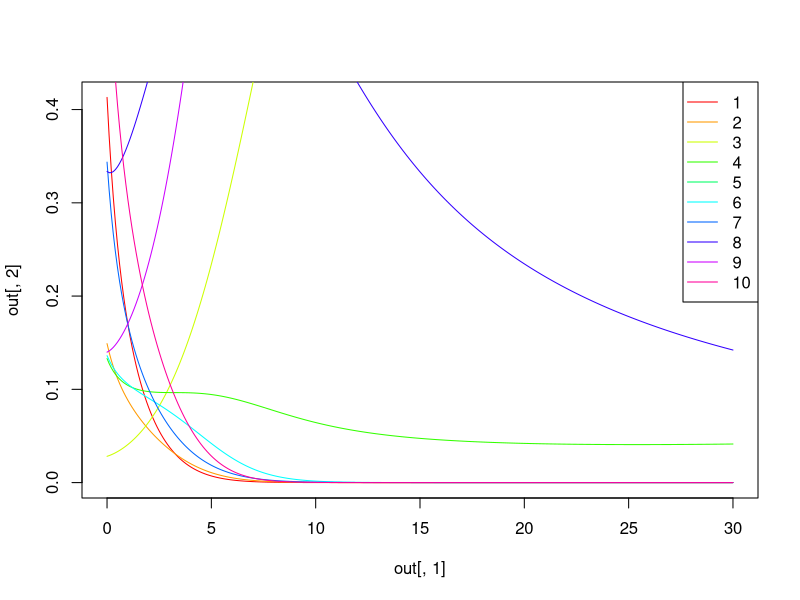

This chart was generated by the following R code:
library(deSolve)

#Generalized Lotka-Volterra
glvmat<-function(t, y, parms){
  N=parms[1,1]  # species number
  b=parms[,2]   # vector of growth rates
  a=parms[,3:ncol(parms)] # interaction matrix
  dydt <- y*(b+a %*% y)
  list(dydt)
}

#Interation score of speciesX and speciesY based on traitMatrix
interationScore <- function(speciesX, speciesY){
  score = 0
  #if any of molecule secreted by Y is usable by X, score += 0.09
  #if the molecule secreted by both Y and X, score -= 0.12
  if (speciesY['MoleSecr1'] == 1) {
    if (speciesX['MoleUsa1'] == 1) {
      score = score + 0.09
    }
    if (speciesX['MoleSecr1'] == 1) {
      score = score -0.12
    }
  }
  if (speciesY['MoleSecr2'] == 1) {
    if (speciesX['MoleUsa2'] == 1) {
      score = score + 0.09
    }
    if (speciesX['MoleSecr2'] == 1) {
      score = score -0.12
    }
  }
  if (speciesY['MoleSecr3'] == 1) {
    if (speciesX['MoleUsa3'] == 1) {
      score = score + 0.09
    }
    if (speciesX['MoleSecr3'] == 1) {
      score = score -0.12
    }
  }
  #if any of molecule usable by Y is secreted by X, score += 0.09
  #if the molecule usable by both Y and X, score -= 0.12
  if (speciesY['MoleUsa1'] == 1) {
    if (speciesX['MoleSecr1'] == 1) {
      score = score + 0.09
    }
    if (speciesX['MoleUsa1'] == 1) {
      score = score -0.12
    }
  }
  if (speciesY['MoleUsa2'] == 1) {
    if (speciesX['MoleSecr2'] == 1) {
      score = score + 0.09
    }
    if (speciesX['MoleUsa2'] == 1) {
      score = score -0.12
    }
  }
  if (speciesY['MoleUsa3'] == 1) {
    if (speciesX['MoleSecr3'] == 1) {
      score = score + 0.09
    }
    if (speciesX['MoleUsa3'] == 1) {
      score = score -0.12
    }
  }
  #if any of antibody secreted by Y can protect X, score -= 0.15
  if (speciesY['AntiSecr1'] == 1 & speciesX['AntiProt1'] == 1) {
    score = score - 0.15
  }
  if (speciesY['AntiSecr2'] == 1 & speciesX['AntiProt2'] == 1) {
    score = score - 0.15
  }
  if (speciesY['AntiSecr3'] == 1 & speciesX['AntiProt3'] == 1) {
    score = score - 0.15
  }
  #vice-versa
  if (speciesX['AntiSecr1'] == 1 & speciesY['AntiProt1'] == 1) {
    score = score - 0.15
  }
  if (speciesX['AntiSecr2'] == 1 & speciesY['AntiProt2'] == 1) {
    score = score - 0.15
  }
  if (speciesX['AntiSecr3'] == 1 & speciesY['AntiProt3'] == 1) {
    score = score - 0.15
  }
  return(score)
}

#number of species
N = 10

#Creating random matrix of 12 traits of N species
traitMatrix <-  sample(x = c(0,1), 12, replace = TRUE)

for (i in c(2:N)) {
  vec <-  sample(x = c(0,1), 12, replace = TRUE)
  traitMatrix <-  rbind(traitMatrix, vec)
}
rownames(traitMatrix) <- paste("species",c(1:N),sep = "")
colnames(traitMatrix) <- c('MoleSecr1','MoleSecr2','MoleSecr3','MoleUsa1','MoleUsa2','MoleUsa3',
                           'AntiSecr1','AntiSecr2','AntiSecr3','AntiProt1','AntiProt2','AntiProt3')

#Generate relationship matrix of 100 species
a = matrix(rep(0,N*N),nrow=N,ncol=N)
for (row in 1:N) {
  for (col in row:N) {
    if (row == col) {
      a[row,col] = -0.5 # auto-interactions are negative (intra-species competition)
    } else {
      speciesX = traitMatrix[row,]
      speciesY = traitMatrix[col,]
      score <- interationScore(speciesX,speciesY)
      a[row,col] <- score
      a[col,row] <- score
    }
  }
}

#Creating random growth rate of 100 species
b <- runif(N)

#Parameters of Lotka-Volterra equations
parms <- cbind(b,a)
parms=cbind(rep(N,N),parms)

tstart=0                   # time (start)
tend=30                    # time (end) of integration
tstep=0.1                  # time step (resolution)

y<-runif(N)                # initial species abundances 

#Simulation for coupled system
times<-seq(tstart, tend, by=tstep)

out<-lsoda(y, times, glvmat, parms)

####### Figure

col.vec = seq(0,1,1/N)
my.colors = hsv(col.vec)

# plot time series
plot(out[,1],out[,2],col=my.colors[1],lty=1, type="l")
for(i in 2:N){
  lines(out[,1],out[,(i+1)],col=my.colors[i])
}
legend("topright", as.character(c(1:N)), lty = rep(1,N), col = my.colors, merge = TRUE, bg = "white", text.col="black")
